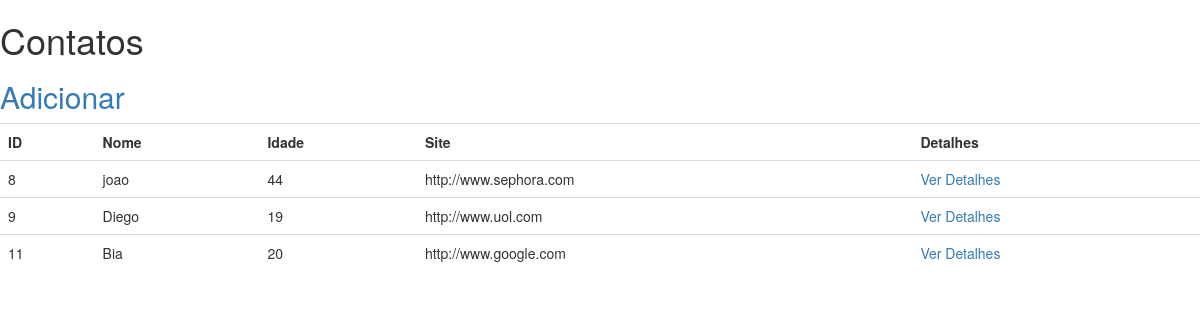
Before: / with the older database file.
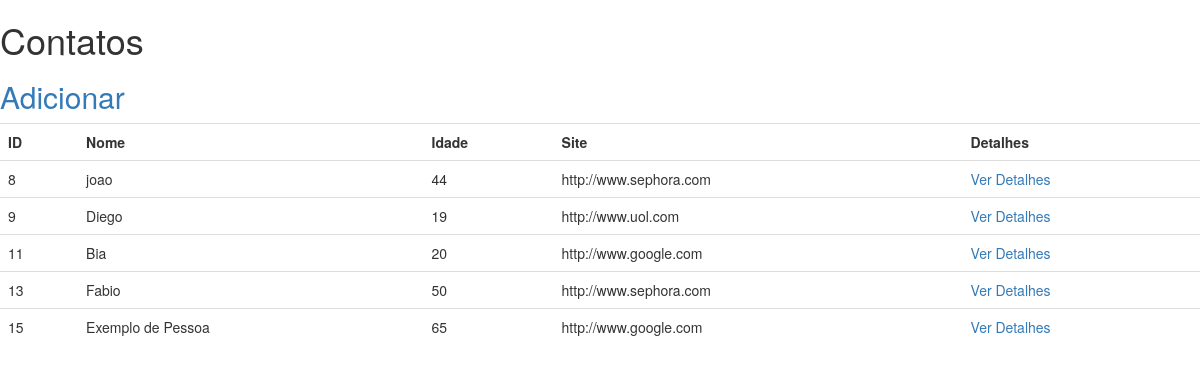
After: the same page with the newer database file.
### contatos/models.py (models this page shows, shortened)
class Pessoa(models.Model):
    nome = models.CharField(max_length=80)
    idade = models.PositiveIntegerField()
    site = models.URLField()
    datacadastro = models.DateField()

### contatos/views.py (the view)
# urls.py: url(r'^$', principal),
def principal(request):
    query = Pessoa.objects.all()
    return render(request, "contatos/listar.html", {'pessoas': query})

### contatos/templates/contatos/listar.html
{% extends "contatos/base.html" %}
{% block content %}
<h1>Contatos</h1>
<h2><a href="/contatos/adicionar">Adicionar</a></h2>
<table class="table table-hover">
    <tr>
        <th>ID</th>
        <th>Nome</th>
        <th>Idade</th>
        <th>Site</th>
        <th>Detalhes</th>
    </tr>
    {% for i in pessoas %}
    <tr>
        <td>{{ i.id }}</td>
        <td>{{ i.nome }}</td>
        <td>{{i.idade}}</td>
        <td>{{i.site}}</td>
        <td><a href="{%url 'par' i.id %}">Ver Detalhes</a></td>
    </tr>
    {% endfor %}
</table>
{% endblock %}

### contatos/templates/contatos/base.html (shortened to what this page needs)
<!DOCTYPE html>
<html lang="en">
  <head>
    <link rel="stylesheet" href="https://maxcdn.bootstrapcdn.com/bootstrap/3.3.7/css/bootstrap.min.css">
  </head>
  <body>
  {% block content %}{% endblock %}
  </body>
</html>

Changed rows visible on the page:
added Pessoa: id "13", nome "Fabio", idade "50", site "http://www.sephora.com"
added Pessoa: id "15", nome "Exemplo de Pessoa", idade "65", site "http://www.google.com"
